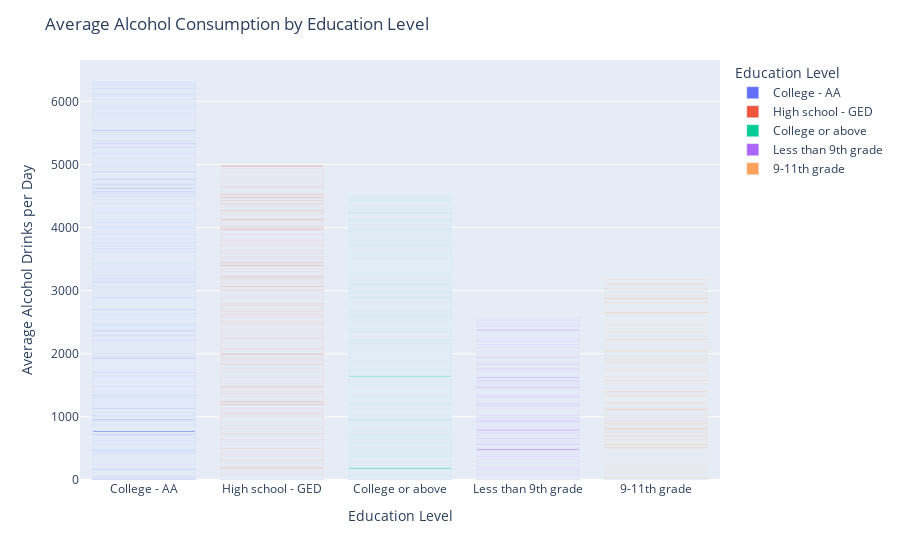

Source (notebook cell):
### Markdown cell above
Individuals who are widowed have the highest average number of days consuming 4/5 drinks.

Those living with a partner show the second-highest average, followed by individuals who are divorced.

Married and never married individuals report a lower average number of days, and those who are separated have the lowest average of days among the categories presented.

The chart indicates variability in drinking habits based on marital status, with widowed individuals standing out for their higher average number of days consuming 4/5 drinks.

### Code cell
fig = px.bar(df, x='Education Level', y='Alcohol drinks/day', labels={'Alcohol drinks/day':'Average Alcohol Drinks per Day', 'Education Level':'Education Level'}, color='Education Level')
fig.update_layout(title='Average Alcohol Consumption by Education Level', coloraxis_showscale=False)
fig.show()

### Figure 1 — Plotly figure (JSON) as saved in the notebook; plotly's stock layout.template omitted (floating-point values rounded to 4 significant figures; data arrays with more than 128 entries replaced by an {"elided": "..."} marker saying what was removed)
{"data": [{"alignmentgroup": "True", "hovertemplate": "Education Level=%{x}<br>Average Alcohol Drinks per Day=%{y}<extra></extra>", "legendgroup": "College - AA", "marker": {"color": "#636efa", "pattern": {"shape": ""}}, "name": "College - AA", "offsetgroup": "College - AA", "orientation": "v", "showlegend": true, "textposition": "auto", "type": "bar", "x": {"elided": "3649 str values"}, "xaxis": "x", "y": {"elided": "3649 int values"}, "yaxis": "y"}, {"alignmentgroup": "True", "hovertemplate": "Education Level=%{x}<br>Average Alcohol Drinks per Day=%{y}<extra></extra>", "legendgroup": "High school - GED", "marker": {"color": "#EF553B", "pattern": {"shape": ""}}, "name": "High school - GED", "offsetgroup": "High school - GED", "orientation": "v", "showlegend": true, "textposition": "auto", "type": "bar", "x": {"elided": "2882 str values"}, "xaxis": "x", "y": {"elided": "2882 int values"}, "yaxis": "y"}, {"alignmentgroup": "True", "hovertemplate": "Education Level=%{x}<br>Average Alcohol Drinks per Day=%{y}<extra></extra>", "legendgroup": "College or above", "marker": {"color": "#00cc96", "pattern": {"shape": ""}}, "name": "College or above", "offsetgroup": "College or above", "orientation": "v", "showlegend": true, "textposition": "auto", "type": "bar", "x": {"elided": "3102 str values"}, "xaxis": "x", "y": {"elided": "3102 int values"}, "yaxis": "y"}, {"alignmentgroup": "True", "hovertemplate": "Education Level=%{x}<br>Average Alcohol Drinks per Day=%{y}<extra></extra>", "legendgroup": "Less than 9th grade", "marker": {"color": "#ab63fa", "pattern": {"shape": ""}}, "name": "Less than 9th grade", "offsetgroup": "Less than 9th grade", "orientation": "v", "showlegend": true, "textposition": "auto", "type": "bar", "x": {"elided": "1585 str values"}, "xaxis": "x", "y": {"elided": "1585 int values"}, "yaxis": "y"}, {"alignmentgroup": "True", "hovertemplate": "Education Level=%{x}<br>Average Alcohol Drinks per Day=%{y}<extra></extra>", "legendgroup": "9-11th grade", "marker": {"color": "#FFA15A", "pattern": {"shape": ""}}, "name": "9-11th grade", "offsetgroup": "9-11th grade", "orientation": "v", "showlegend": true, "textposition": "auto", "type": "bar", "x": {"elided": "1713 str values"}, "xaxis": "x", "y": {"elided": "1713 int values"}, "yaxis": "y"}], "layout": {"barmode": "relative", "coloraxis": {"showscale": false}, "legend": {"title": {"text": "Education Level"}, "tracegroupgap": 0}, "margin": {"t": 60}, "title": {"text": "Average Alcohol Consumption by Education Level"}, "xaxis": {"anchor": "y", "categoryarray": ["College - AA", "High school - GED", "College or above", "Less than 9th grade", "9-11th grade"], "categoryorder": "array", "domain": [0, 1], "title": {"text": "Education Level"}}, "yaxis": {"anchor": "x", "domain": [0, 1], "title": {"text": "Average Alcohol Drinks per Day"}}}}
